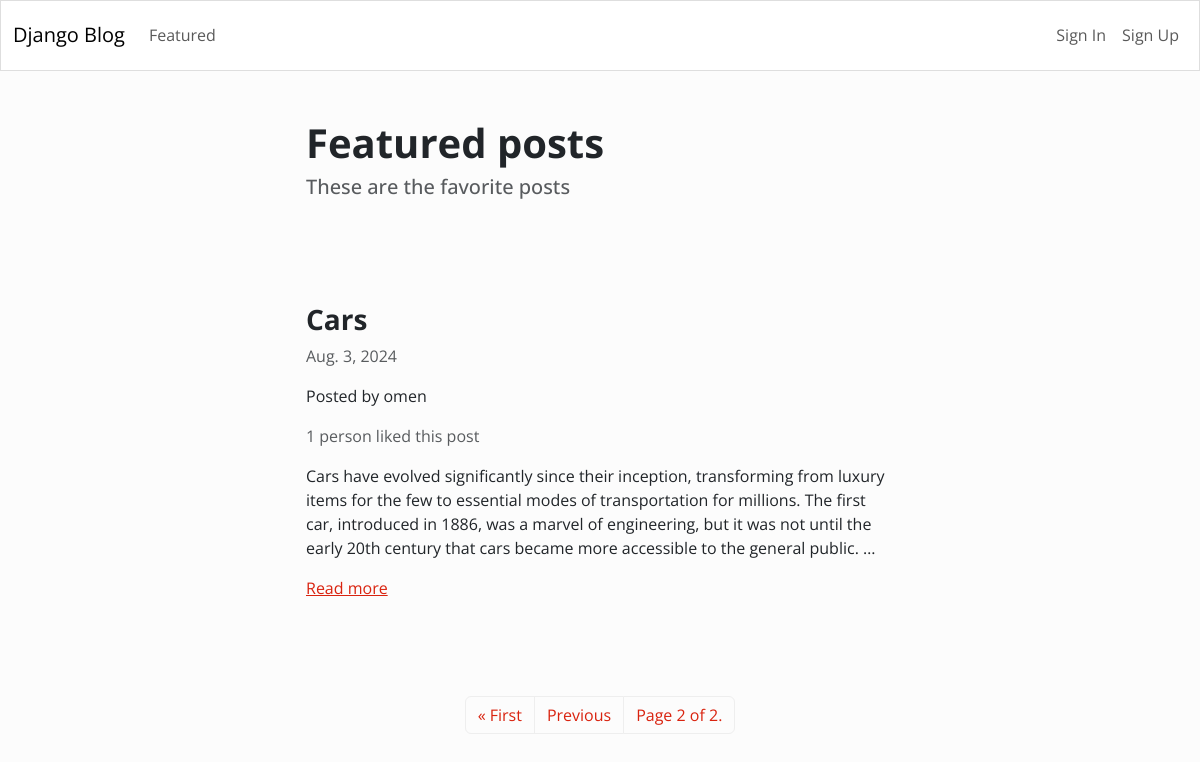
The page /featured/?page=2 on the database its author committed.
### blog/models.py (models this page shows)
class Article(models.Model):
	title = models.CharField(max_length=255)
	content = HTMLField() # loads tinyMCE content field
	date = models.DateField(auto_now_add=True) # sets date to current date
	author = models.ForeignKey(User, on_delete=models.CASCADE)
	featured = models.BooleanField(default=False)
	likes = models.ManyToManyField(User, related_name='likes', blank=True)

### blog/views.py (the view)
# urls.py: path('featured/', Featured.as_view(), name='featured'),
class Featured(ListView):
	model = Article
	queryset = Article.objects.filter(featured=True).order_by('-date') # checks for if featured is checked in admin
	template_name = 'blog/featured.html'
	paginate_by = 1 # assigns page number

### blog/templates/blog/featured.html (shortened to what this page needs)
{% extends 'blog/base.html' %}
{% block content %}
    <div class = "row">
        <div class = "col-md-6 col-12 mx-md-auto mt-5 mb-5">
            <h1 class = "fw-bolder">Featured posts</h1>
            <h5 class = "text-muted">These are the favorite posts</h5>
        </div>
    </div>
    {% for object in object_list %}
    <div class = "row">
        <div class = "col-md-6 col-12 mx-md-auto mx-3 mt-5 mb-5">
            <h3 class = "fw-bold">{{ object.title }}</h3>
            <p class="text-muted"> {{ object.date }}</p>
            <p class="text_muted">Posted by {{ object.author.username }}</p>
            {% if object.likes.count == 1 %}
                <p class="text-muted">{{ object.likes.count }} person liked this post</p>
            {% else %}
                <p class="text-muted">{{ object.likes.count }}people like this post</p>
            {% endif %}
            <div>
                {{ object.content|truncatewords_html:50 |safe }}
            </div>
            <a href="{% url 'detail_article' object.id %}">Read more</a>
        </div>
    </div>
    {% endfor %}
    <nav>
        <ul class="pagination">
			<div class="mx-auto d-flex flex-row mt-5">
				{% if page_obj.has_previous %}
					<li class="page-item">
						<a class="page-link" href="?page=1">&laquo; First</a>
					</li>
					<li class="page-item">
						<a class="page-link" href="?page={{ page_obj.previous_page_number }}">Previous</a>
					</li>
				{% endif %}
                <li class="page-item">
					<a class="page-link" href="#">Page {{ page_obj.number }} of {{ page_obj.paginator.num_pages }}.</a>
				</li>
            </div>
        </ul>
    </nav>
{% endblock content %}

### rows shown on the page
Article: title "Cars", date "Aug. 3, 2024", author.username "omen", likes.count "1", content "Cars have evolved significantly since their inception, transforming from luxury items for the few to essential modes of transportation for millions. The first car, introduced in 1886, was a marvel of engineering, but it was not until the early 20th century that cars became more accessible to the general public. …"

### other values the page prints
{{ page_obj.number }} "2"
{{ page_obj.paginator.num_pages }} "2"
